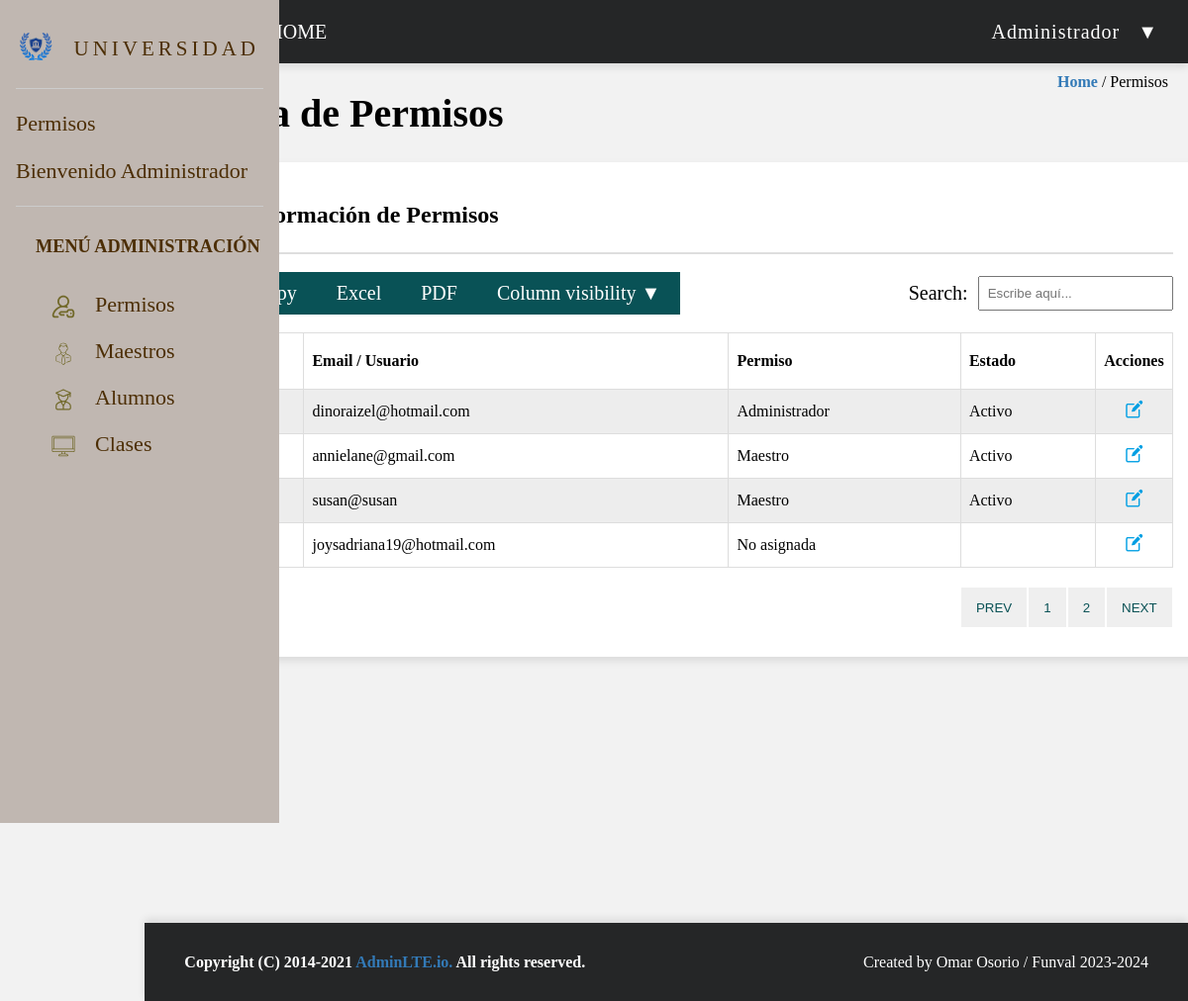
The page /views/dash-permisos.php (signed in) on the database its author committed.
### tables this page shows
CREATE TABLE `maestros` (
  `id` int(20) NOT NULL,
  `email` varchar(50) NOT NULL,
  `name` varchar(50) NOT NULL,
  `lastname` varchar(50) NOT NULL,
  `direccion` varchar(50) NOT NULL,
  `fecha` date NOT NULL,
  `id_clase` int(10) NOT NULL,
  `id_rol` int(11) DEFAULT NULL,
  `estado` varchar(20) NOT NULL
);

CREATE TABLE `roles` (
  `id` int(20) NOT NULL,
  `rol` varchar(20) NOT NULL
);

### views/dash-permisos.php (the view, shortened to what this page needs)
<?php
$conn = mysqli_connect("localhost", "root", "", "university");
$sql = "SELECT * FROM maestros";
$query = mysqli_query($conn, $sql);
?>
<!DOCTYPE html>
<html lang="es">
<head>
    <link rel="stylesheet" href="/styles/table-permisos.css">
</head>
<body>
    <div class="sidebar">
        <div class="logo-container">
            <img src="/assets/rounded_no_background.svg" alt="Logo">
            <p>&nbsp;&nbsp;UNIVERSIDAD</p>
        </div>
        <div class="box1">
            <p>Permisos</p>
            <p>Bienvenido Administrador</p>
        </div>
        <div class="box2">
            <div class="menu-admin">
                <h5>MENÚ ADMINISTRACIÓN</h5>
                <div class="menuIcons"><a href="/views/dash-permisos.php"><img src="/assets/icono-permisos.svg" alt="Permisos">Permisos</a></div>
                <div class="menuIcons"><a href="/views/modal-addMaestros.php"><img src="/assets/icono-maestros.svg" alt="Maestros">Maestros</a></div>
                <div class="menuIcons"><a href="/views/modal-addAlumnos.php"><img src="/assets/icono-alumnos.svg" alt="Alumnos">Alumnos</a></div>
                <div class="menuIcons"><a href="/views/modal-classes.php"><img src="/assets/icono-clases.svg" alt="Clases">Clases</a></div>
            </div>
        </div>
    </div>
    <div class="header">
        <div class="menu">
            <ul>
                <li class="menuBar">&#9776;</li>
                <li>HOME</li>
            </ul>
        </div>
        <div class="rol">
            <ul>
                <li>Administrador &nbsp;&nbsp;&#x25BC;
                </li>
            </ul>
        </div>
    </div>
    <div class="dashboard-title">
        <h1>Lista de Permisos</h1>
    </div>
    <div class="home-dashboard">
        <a href="../views/dashboardAdmin.php" class="actualPage">Home</a> / Permisos
    </div>
    <div class="container">
        <div class="content">
            <div class="info">
                <h4>Información de Permisos</h4>
            </div>
            <div class="linksContainer">
                <ul class="links">
                    <li><a class="linkOpc" href="#">Copy</a></li>
                    <li><a class="linkOpc" href="/models/excel-permisos.php">Excel</a></li>
                    <li><a class="linkOpc" href="/models/pdf-permisos.php">PDF</a></li>
                    <li><a class="linkOpc" href="#">Column visibility &#x25BC;</a></li>
                </ul>
                <form action="/buscar" method="GET">
                    <label for="busqueda">Search:</label>
                    <input type="text" id="busqueda" name="q" placeholder="Escribe aquí...">
                </form>
            </div>
            <table class="maestros">
                <thead>
                    <tr>
                        <th>#</th>
                        <th>Email / Usuario</th>
                        <th>Permiso</th>
                        <th>Estado</th>
                        <th>Acciones</th>
                    </tr>
                </thead>
                <tbody>
                    <?php while ($row = mysqli_fetch_array($query)) : ?>
                        <tr>
                            <td> <?= $row['id'] ?></td>
                            <td><?= $row['email'] ?></td>
                            <td><?= getPermiso($row['id_rol'], $conn) ?></td>
                            <td><?= $row['estado'] ?></td>
                            <td class="acciones"> <a href="../controller/editar.php?id=<?= $row['id'] ?>" class="btnIcon">
                                    <img src="../assets/icono-editar-datos.png" alt="Edit Info" class="editIcon">
                                </a>
                            </td>
                        </tr>
                    <?php endwhile; ?>
                    <?php
                    function getPermiso($id_rol, $conn)
                    {
                        $query = mysqli_query($conn, "SELECT rol FROM roles WHERE id = '$id_rol'");
                        $row = mysqli_fetch_array($query);
                        return $row ? $row['rol'] : 'No asignada';
                    }
                    ?>
                </tbody>
            </table>
            <div class="pagination">
                <button>PREV</button>
                <button>1</button>
                <button>2</button>
                <button>NEXT</button>
            </div>
        </div>
    </div>
    <div class="footer">
        <div class="footer-left">Copyright (C) 2014-2021 <span class="footer-left1" style="color: #337ab7;">AdminLTE.io.</span>
            <span>All rights reserved.</span>
        </div>
        <div class="footer-right">Created by Omar Osorio / Funval 2023-2024</div>
    </div>
</body>
</html>

### styles/table-permisos.css (style rules this page uses)
body { margin: 0; padding: 0; font-family: Cambria, Cochin, Georgia, Times, "Times New Roman", serif; background-color: #f2f2f2; display: grid; grid-template-columns: 1.5fr 9fr 1.8fr; grid-template-rows: 0.5fr 11fr 0.5fr; }
.sidebar { grid-column: 1/2; background-color: #c0b7b1; color: #4c2e05; width: 250px; height: 100vh; padding: 16px; font-size: 22px; position: fixed; z-index: 1; }
.sidebar img { width: 40px; height: 33px; margin-bottom: 10px; }
.logo-container { display: flex; align-items: center; flex-direction: row; }
.logo-container p { font-size: 21px; letter-spacing: 4px; padding-bottom: 6px; }
.box1 { border-bottom: 1px solid #ccc; border-top: 1px solid #ccc; margin-bottom: 4px; }
.box2 { margin-bottom: 10px; }
.menu-admin { margin-top: 20px; }
.menu-admin a { display: flex; text-decoration: none; color: #4c2e05; padding-top: 4px; }
.menuIcons { display: flex; margin-bottom: 6px; margin-left: 16px; }
.menu-admin h5 { margin-left: 20px; }
.menu-admin img { width: 24px; height: 24px; margin-left: 20px; margin-right: 20px; padding-top: 3px; }
.header { width: 100%; height: 64px; grid-column: 2/4; background-color: #252627; box-shadow: 0 4px 8px rgba(0, 0, 0, 0.1); color: white; display: flex; justify-content: space-between; align-items: center; }
.menu { font-size: 20px; text-align: left; }
.rol { font-size: 20px; text-align: right; padding-right: 30px; letter-spacing: 1px; align-items: center; justify-content: center; }
ul { width: 100%; list-style: none; background: #252627; margin: 0; padding: 0; }
.menu li { width: 90px; display: inline-block; }
.menuBar { text-align: center; padding-left: 30px; }
ul li a { display: block; padding: 10px 10px; color: #fff; text-decoration: none; text-align: center; font-size: 20px; }
.home-dashboard { grid-column: 3/4; grid-row: 2/3; text-align: right; padding: 10px; padding-right: 20px; cursor: pointer; z-index: 10; }
.dashboard-title { padding-left: 60px; grid-column: 2/4; grid-row: 2/3; font-size: 20px; display: flex; flex-direction: row; }
.container { grid-column: 2/4; grid-row: 2/3; }
.content { width: 90%; margin-top: 100px; grid-column: 2; margin-left: 60px; padding: 30px; border-radius: 8px; box-shadow: 0 4px 8px rgba(0, 0, 0, 0.1); background-color: #fff; }
.footer { width: 100%; height: 79px; grid-column: 2/4; grid-row: 3/4; background-color: #252627; box-shadow: 0 -4px 8px rgba(0, 0, 0, 0.1); display: flex; justify-content: space-between; align-items: center; }
.footer-left { color: white; font-weight: bold; padding-left: 40px; }
.footer-right { color: white; padding-right: 40px; }
.actualPage { color: #337ab7; font-weight: bold; text-decoration: none; }
table { border-collapse: collapse; width: 100%; }
th, td { border: 1px solid #dddddd; text-align: left; padding: 8px; }
th { background-color: #ffffff; height: 40px; }
tr:nth-child(even) { background-color: #ffffff; }
tr:nth-child(odd) { background-color: #ededed; }
tr { height: 40px; }
.acciones { width: 5px; text-align: center; }
.btnIcon { display: inline-block; padding: 2px; z-index: 1; }
.editIcon { width: 20px; height: 20px; z-index: 1; }
.info { display: flex; justify-content: space-between; font-size: 24px; border-bottom: 2px solid #dedede; padding-bottom: 14px; }
h4 { margin: 10px; }
.linksContainer { display: flex; padding-top: 18px; padding-bottom: 18px; }
.links { display: flex; align-items: center; padding: 10px; }
.linkOpc { background-color: #095256; padding: 10px 20px; }
ul.links { list-style: none; margin: 0; padding: 0; display: flex; background-color: #fff; }
form { margin-left: auto; display: flex; align-items: center; }
label { font-size: 20px; margin-right: 10px; }
input[type="text"] { padding: 8px; box-sizing: border-box; }
.pagination { display: flex; justify-content: right; margin-top: 20px; }
.pagination button { color: #095256; height: 40px; border: none; padding: 10px 15px; margin: 0 1px; cursor: pointer; }

### rows shown on the page
maestros: email "dinoraizel@hotmail.com", id_rol.rol "Administrador", estado "Activo"
maestros: email "annielane@gmail.com", id_rol.rol "Maestro", estado "Activo"
maestros: email "susan@susan", id_rol.rol "Maestro", estado "Activo"
maestros: email "joysadriana19@hotmail.com", id_rol "No asignada"
